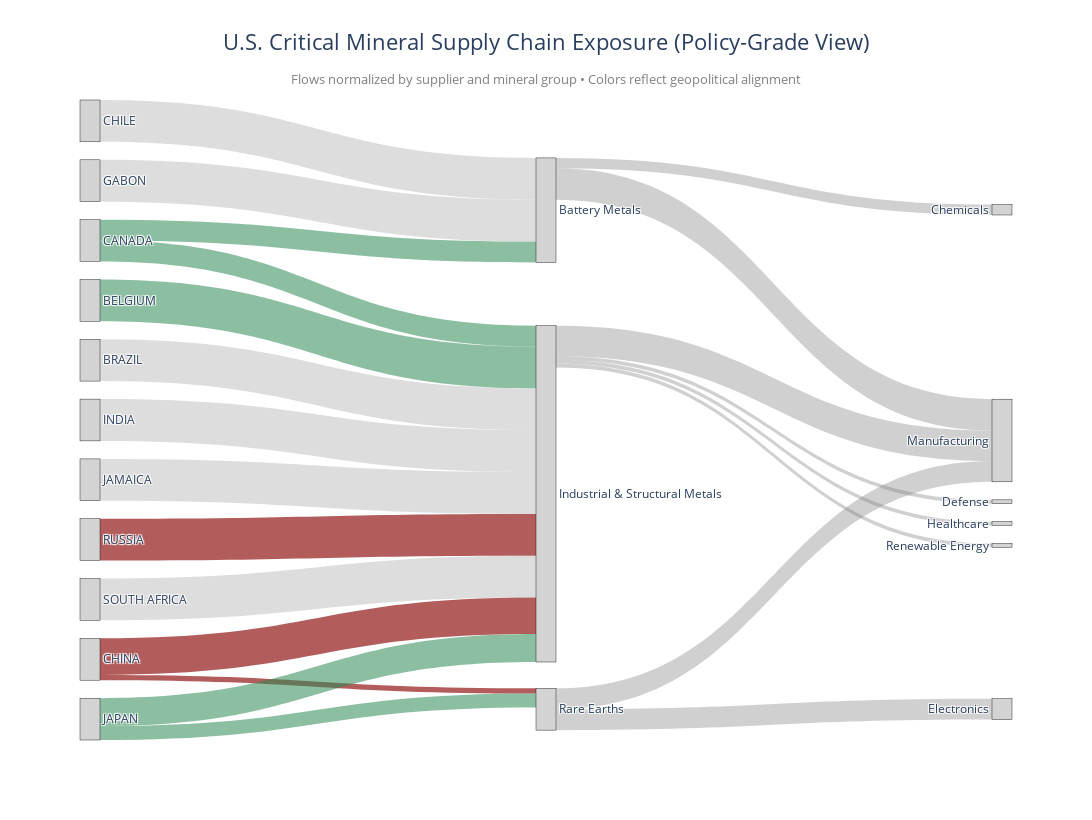

This figure's notebook cell:
### Code cell
top_suppliers = (
    salient_df
    .groupby("primary_source_clean")
    .size()
    .sort_values(ascending=False)
    .head(10)
    .index
    .union(["RUSSIA"])
)

df = salient_df[
    salient_df["primary_source_clean"].isin(top_suppliers)
].copy()

battery_metals = {
    "Lithium","Cobalt","Nickel","Manganese","Graphite","Vanadium"
}

rare_earths = {
    "Cerium","Dysprosium","Erbium","Europium","Gadolinium",
    "Holmium","Lanthanum","Lutetium","Neodymium","Praseodymium",
    "Samarium","Scandium","Terbium","Thulium","Ytterbium","Yttrium"
}

pgms = {"Platinum","Palladium","Rhodium","Ruthenium","Iridium"}

def mineral_group(m):
    if m in battery_metals:
        return "Battery Metals"
    if m in rare_earths:
        return "Rare Earths"
    if m in pgms:
        return "Platinum Group Metals"
    return "Industrial & Structural Metals"

df["mineral_group"] = df["Critical_mineral"].apply(mineral_group)

def industry_sector(text):
    if pd.isna(text):
        return "Manufacturing"
    t = text.lower()
    if "battery" in t:
        return "Energy Storage"
    if "defense" in t or "aerospace" in t:
        return "Defense"
    if "electronics" in t or "laser" in t or "semiconductor" in t:
        return "Electronics"
    if "medical" in t or "cancer" in t:
        return "Healthcare"
    if "catalyst" in t or "chemical" in t:
        return "Chemicals"
    if "solar" in t:
        return "Renewable Energy"
    return "Manufacturing"

minerals_app_df["industry_sector"] = minerals_app_df["Primary_Applications"].apply(industry_sector)

df = df.merge(
    minerals_app_df[["Critical_Mineral","industry_sector"]],
    left_on="Critical_mineral",
    right_on="Critical_Mineral",
    how="left"
)
industry_colors = {
    "Manufacturing": "rgba(160,160,160,0.40)",
    "Electronics": "rgba(52,152,219,0.40)",
    "Defense": "rgba(192,57,43,0.45)",
    "Energy Storage": "rgba(241,196,15,0.45)",
    "Renewable Energy": "rgba(39,174,96,0.40)",
    "Chemicals": "rgba(155,89,182,0.40)",
    "Healthcare": "rgba(231,76,60,0.40)"
}

flow_1 = (
    df
    .groupby(["primary_source_clean","mineral_group"])
    .size()
    .reset_index(name="value")
)

flow_1["value"] = (
    flow_1["value"] /
    flow_1.groupby("primary_source_clean")["value"].transform("sum")
)

flow_1.columns = ["source","target","value"]

flow_2 = (
    df
    .groupby(["mineral_group","industry_sector"])
    .size()
    .reset_index(name="value")
)

flow_2["value"] = (
    flow_2["value"] /
    flow_2.groupby("mineral_group")["value"].transform("sum")
)

flow_2.columns = ["source","target","value"]
flow_2["color"] = flow_2["target"].map(industry_colors)

alignment_colors = {
    "ALLY": "rgba(46,139,87,0.55)",
    "NEUTRAL": "rgba(180,180,180,0.45)",
    "COMPETITOR": "rgba(138,6,6,0.65)"
}

alignment_map = (
    df[["primary_source_clean","primary_alignment"]]
    .drop_duplicates()
    .set_index("primary_source_clean")["primary_alignment"]
)

flow_1["color"] = flow_1["source"].map(alignment_map).map(alignment_colors)
flow_2["color"] = "rgba(120,120,120,0.35)"

links = pd.concat([flow_1, flow_2], ignore_index=True)

nodes = pd.unique(links[["source","target"]].values.ravel())
node_map = {v:i for i,v in enumerate(nodes)}

links["source_id"] = links["source"].map(node_map)
links["target_id"] = links["target"].map(node_map)

fig = go.Figure(go.Sankey(
    arrangement="snap",

    node=dict(
        label=nodes,
        pad=18,
        thickness=20,
        color="lightgray",
        line=dict(color="black", width=0.4)
    ),

    link=dict(
    source=links["source_id"],
    target=links["target_id"],
    value=links["value"],
    color=links["color"],
    customdata=links["value"],
    hovertemplate="Supply Flow: %{customdata:,.0f} metric tons<extra></extra>"
)

))

fig.update_layout(
    title=dict(
        text="U.S. Critical Mineral Supply Chain Exposure (Policy-Grade View)",
        x=0.5,
        font=dict(size=22)
    ),
    width=1500,
    height=820,
    font_size=12
)

fig.add_annotation(
    text="Flows normalized by supplier and mineral group • Colors reflect geopolitical alignment",
    x=0.5, y=1.05, xref="paper", yref="paper",
    showarrow=False, font=dict(size=13, color="gray")
)

fig.show()
fig.write_image("us_critical_minerals_sankey_policy_clean.png", scale=3)

### Figure 1 — Plotly figure (JSON) as saved in the notebook; plotly's stock layout.template omitted (floating-point values rounded to 4 significant figures)
{"data": [{"arrangement": "snap", "link": {"color": ["rgba(46,139,87,0.55)", "rgba(180,180,180,0.45)", "rgba(46,139,87,0.55)", "rgba(46,139,87,0.55)", "rgba(180,180,180,0.45)", "rgba(138,6,6,0.65)", "rgba(138,6,6,0.65)", "rgba(180,180,180,0.45)", "rgba(180,180,180,0.45)", "rgba(180,180,180,0.45)", "rgba(46,139,87,0.55)", "rgba(46,139,87,0.55)", "rgba(138,6,6,0.65)", "rgba(180,180,180,0.45)", "rgba(120,120,120,0.35)", "rgba(120,120,120,0.35)", "rgba(120,120,120,0.35)", "rgba(120,120,120,0.35)", "rgba(120,120,120,0.35)", "rgba(120,120,120,0.35)", "rgba(120,120,120,0.35)", "rgba(120,120,120,0.35)"], "customdata": [1.0, 1.0, 0.5, 0.5, 1.0, 0.875, 0.125, 1.0, 1.0, 1.0, 0.6667, 0.3333, 1.0, 1.0, 0.25, 0.75, 0.09091, 0.09091, 0.7273, 0.09091, 0.5, 0.5], "hovertemplate": "Supply Flow: %{customdata:,.0f} metric tons<extra></extra>", "source": [0, 2, 3, 3, 5, 6, 6, 8, 9, 10, 11, 11, 12, 13, 4, 4, 1, 1, 1, 1, 7, 7], "target": [1, 1, 4, 1, 4, 1, 7, 4, 1, 1, 1, 7, 1, 1, 14, 15, 16, 17, 15, 18, 19, 15], "value": [1.0, 1.0, 0.5, 0.5, 1.0, 0.875, 0.125, 1.0, 1.0, 1.0, 0.6667, 0.3333, 1.0, 1.0, 0.25, 0.75, 0.09091, 0.09091, 0.7273, 0.09091, 0.5, 0.5]}, "node": {"color": "lightgray", "label": ["BELGIUM", "Industrial & Structural Metals", "BRAZIL", "CANADA", "Battery Metals", "CHILE", "CHINA", "Rare Earths", "GABON", "INDIA", "JAMAICA", "JAPAN", "RUSSIA", "SOUTH AFRICA", "Chemicals", "Manufacturing", "Defense", "Healthcare", "Renewable Energy", "Electronics"], "line": {"color": "black", "width": 0.4}, "pad": 18, "thickness": 20}, "type": "sankey"}], "layout": {"annotations": [{"font": {"color": "gray", "size": 13}, "showarrow": false, "text": "Flows normalized by supplier and mineral group • Colors reflect geopolitical alignment", "x": 0.5, "xref": "paper", "y": 1.05, "yref": "paper"}], "font": {"size": 12}, "height": 820, "title": {"font": {"size": 22}, "text": "U.S. Critical Mineral Supply Chain Exposure (Policy-Grade View)", "x": 0.5}, "width": 1500}}
